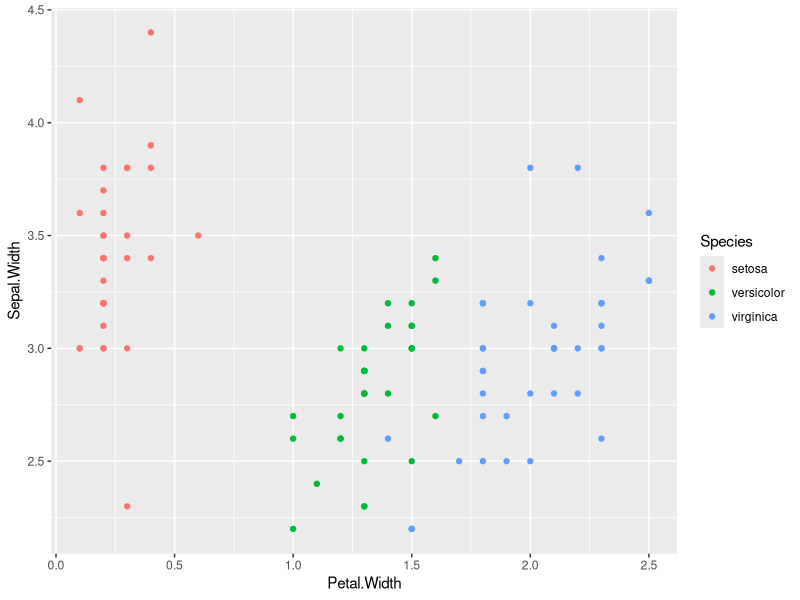
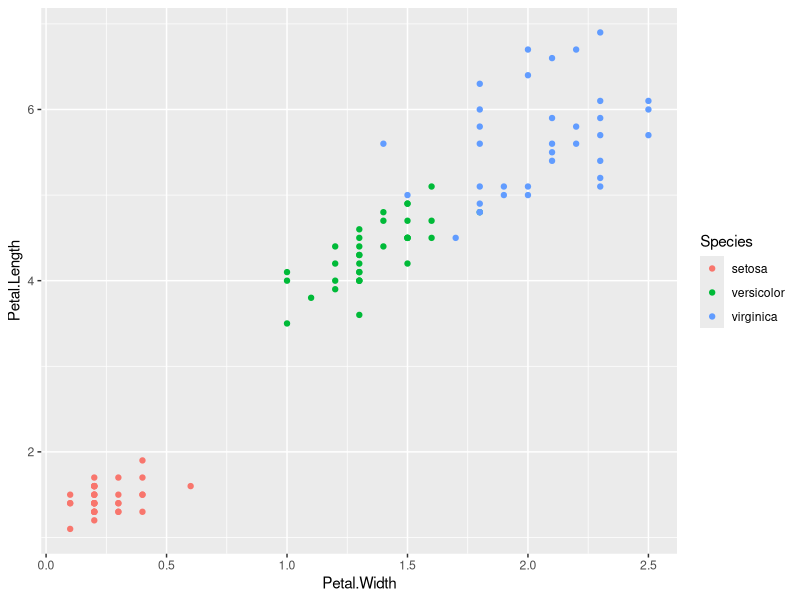

The R script that drew these images, in order: (Note: this script raises an error after producing the figures.)
rm(list=ls()); dev.off();
library(ggplot2); library(caret); 

h1 <- function(msg) { cat("\n", msg, "\n"); }

main <- function()
{
h1("-------------loading data");
data(iris); 
cat("\n"); print( names(iris) );
cat("\n"); print( table(iris$Species) );

h1("-------------splitting data");
S <- createDataPartition(y=iris$Species, p=0.7, list=FALSE)
A <- iris[S,]; B <- iris[-S,]; 
cat("\n"); print(head(A)); 
cat("\n"); print(head(B));

h1("-------------plotting data");
dev.new(); print( qplot(Petal.Width, Sepal.Width, colour=Species, data=A) );
dev.new(); print( qplot(Petal.Width, Petal.Length, colour=Species, data=A) );


h1("-------------model fitting");
M <- train(Species ~ ., method="gbm", data=A, verbose=TRUE);
# cat("\n"); print(M$finalModel)
# dev.new(); plot(M$finalModel, uniform=TRUE, main="Classification Tree");
# text(M$finalModel, use.n=TRUE, all=TRUE, cex=.8)

h1("-------------testing if it fits");
y <- A$Species;
y1 <- predict(M, newdata=A);
e1 <- abs(y != y1);
# cat("\n"); print(head(data.frame( y, y1, e1 )));
cat("\n"); print(table( y1, y ));

h1("-------------testing if it handles new input");
y <- B$Species;
y1 <- predict(M, newdata=B);
e1 <- abs(y != y1);
# cat("\n"); print(head(data.frame( y, y1, e1 )));
cat("\n"); print(table( y1, y ));
} 

cat(rep("\n", 10)); main(); cat("\n");